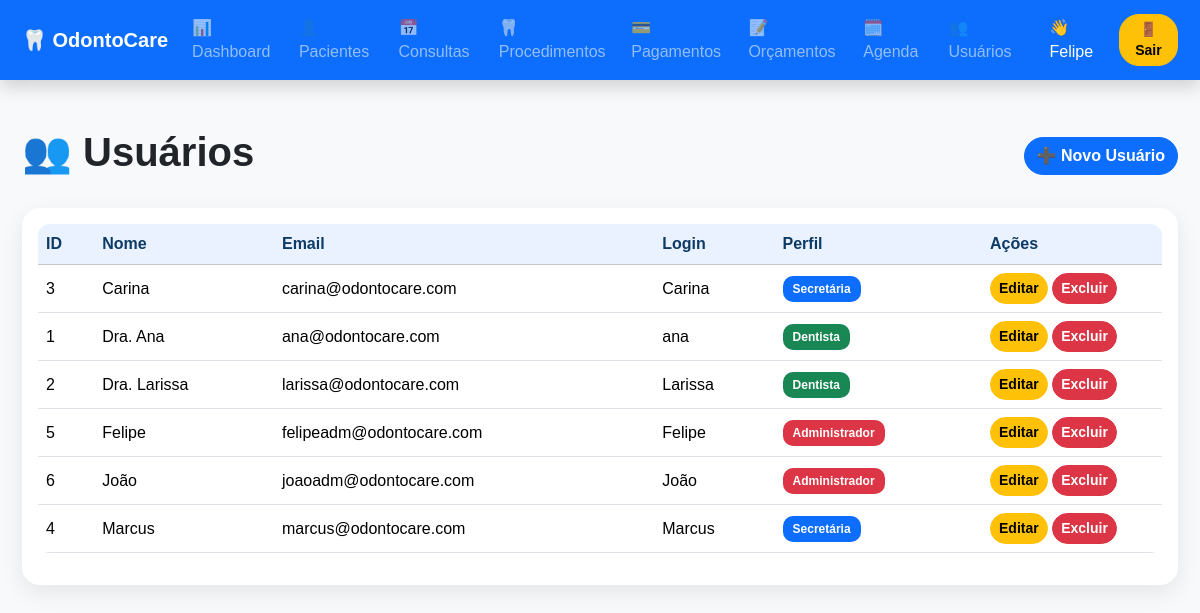
The page /usuario.php (signed in) on the database its author committed.
### tables this page shows
CREATE TABLE `usuario` (
  `idUsuario` int(11) NOT NULL,
  `nome` varchar(200) NOT NULL,
  `email` varchar(200) DEFAULT NULL,
  `login` varchar(50) NOT NULL,
  `senha` varchar(500) NOT NULL,
  `tipoUsuario` varchar(50) DEFAULT NULL
);

### permissao.php (called while the page is built, shortened)
<?php
function podeEditarUsuario()
{
    return isset($_SESSION["tipoUsuario"]) &&
    $_SESSION["tipoUsuario"] === "Administrador";
}

### config/conexao.php (called while the page is built, shortened)
<?php
class conexao
{
    private static $dbName = "odontocare";
    private static $dbHost = "localhost";
    private static $dbUser = "root";
    private static $dbPass = "";
    private static $con = null;
    public static function conectar()
    {
        if (self::$con == null) {
            try {
                self::$con = new PDO(
                    "mysql:host=" . self::$dbHost . ";dbname=" . self::$dbName,
                    self::$dbUser,
                    self::$dbPass
                );
                self::$con->setAttribute(PDO::ATTR_ERRMODE, PDO::ERRMODE_EXCEPTION);
            } catch (PDOException $exception) {
                die($exception->getMessage());
            }
        }
        return self::$con;
    }
}

### dao/UsuarioDao.php (called while the page is built, shortened)
<?php
include_once __DIR__ . "/../config/conexao.php";
include_once __DIR__ . "/../model/usuario.php";
class UsuarioDao{
    public function read(){
        $sql=conexao::conectar()->prepare("
            SELECT *
            FROM usuario
            ORDER BY nome
        ");
        $sql->execute();
        return $sql->fetchAll(PDO::FETCH_ASSOC);
    }
}

### usuario.php (the view, shortened to what this page needs)
<?php
include_once "permissao.php";
include_once "dao/UsuarioDao.php";
$usuarioDao = new UsuarioDao();
$lista = $usuarioDao->read();
?>
<!DOCTYPE html>
<html>
<head>
    <link href="https://cdn.jsdelivr.net/npm/bootstrap@5.3.3/dist/css/bootstrap.min.css" rel="stylesheet">
    <link href="style.css" rel="stylesheet">
</head>
<body class="bg-light">
<?php include_once "navbar.php"; ?>
<div class="container py-5">
    <div class="d-flex justify-content-between align-items-center mb-4">
        <h1>👥 Usuários</h1>
        <?php if(podeEditarUsuario()){ ?>
            <a href="formUsuario.php"
               class="btn btn-primary">
                ➕ Novo Usuário
            </a>
        <?php } ?>
    </div>
    <div class="card shadow">
        <div class="card-body">
            <table class="table table-hover align-middle">
                <thead class="table-light">
                <tr>
                    <th>ID</th>
                    <th>Nome</th>
                    <th>Email</th>
                    <th>Login</th>
                    <th>Perfil</th>
                    <?php if(podeEditarUsuario()){ ?>
                        <th width="180">
                            Ações
                        </th>
                    <?php } ?>
                </tr>
                </thead>
                <tbody>
                <?php foreach($lista as $usuario){ ?>
                    <tr>
                        <td>
                            <?= $usuario["idUsuario"] ?>
                        </td>
                        <td>
                            <?= $usuario["nome"] ?>
                        </td>
                        <td>
                            <?= $usuario["email"] ?>
                        </td>
                        <td>
                            <?= $usuario["login"] ?>
                        </td>
                        <td>
                            <?php
                            if($usuario["tipoUsuario"]=="Administrador"){
                                echo '<span class="badge bg-danger">Administrador</span>';
                            }
                            elseif($usuario["tipoUsuario"]=="Dentista"){
                                echo '<span class="badge bg-success">Dentista</span>';
                            }
                            else{
                                echo '<span class="badge bg-primary">Secretária</span>';
                            }
                            ?>
                        </td>
                        <?php if(podeEditarUsuario()){ ?>
                            <td>
                                <a
                                href="formUsuario.php?id=<?= $usuario["idUsuario"] ?>"
                                class="btn btn-warning btn-sm">
                                    Editar
                                </a>
                                <a
                                href="controller/UsuarioController.php?del=<?= $usuario["idUsuario"] ?>"
                                class="btn btn-danger btn-sm"
                                onclick="return confirm('Deseja excluir este usuário?')">
                                    Excluir
                                </a>
                            </td>
                        <?php } ?>
                    </tr>
                <?php } ?>
                </tbody>
            </table>
        </div>
    </div>
</div>
</body>
</html>

### style.css (style rules this page uses)
body { background: #f4f8fb !important; font-family: Arial, Helvetica, sans-serif; }
.container { max-width: 1180px; }
.card { border: none !important; border-radius: 18px !important; box-shadow: 0 8px 25px rgba(0, 0, 0, 0.08) !important; }
.table { background: #fff; border-radius: 12px; overflow: hidden; }
.table th { background: #eaf2ff !important; color: #0d3b66; font-weight: 700; }
.btn { border-radius: 20px; font-weight: 600; }
h1, h2, h3, h4 { font-weight: 700; }
.badge { padding: 7px 10px; border-radius: 10px; }

### rows shown on the page
usuario: idUsuario "3", nome "Carina", email "carina@odontocare.com", login "Carina", tipoUsuario "Secretária"
usuario: idUsuario "1", nome "Dra. Ana", email "ana@odontocare.com", login "ana", tipoUsuario "Dentista"
usuario: idUsuario "2", nome "Dra. Larissa", email "larissa@odontocare.com", login "Larissa", tipoUsuario "Dentista"
usuario: idUsuario "5", nome "Felipe", email "felipeadm@odontocare.com", login "Felipe", tipoUsuario "Administrador"
usuario: idUsuario "6", nome "João", email "joaoadm@odontocare.com", login "João", tipoUsuario "Administrador"
usuario: idUsuario "4", nome "Marcus", email "marcus@odontocare.com", login "Marcus", tipoUsuario "Secretária"

### other values the page prints
$_SESSION["usuario"] "Felipe"
